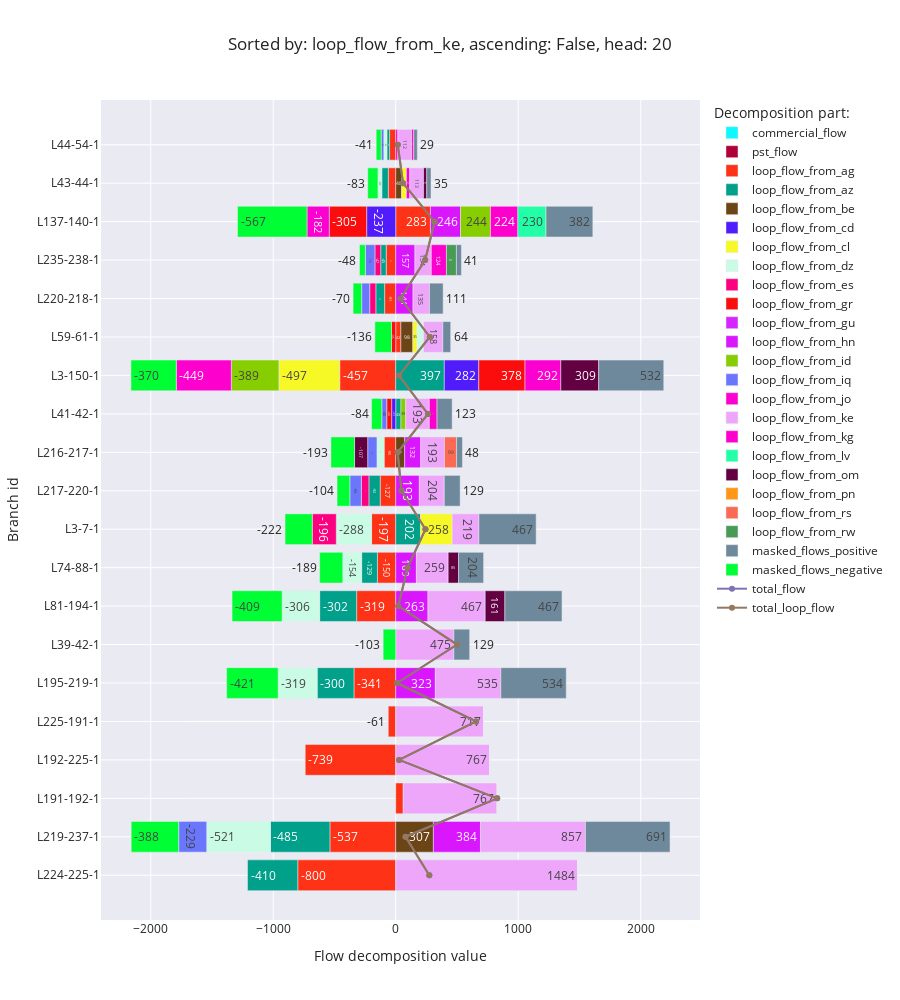

Write notebook code for a chart like this one.
### Code cell
flow_decomposition_bar_chart(f'loop_flow_from_{random.Random(42).choice(list(countries)).lower()}')

### Figure 1 — Plotly figure (JSON) as saved in the notebook; plotly's stock layout.template omitted (floating-point values rounded to 4 significant figures)
{"data": [{"alignmentgroup": "True", "hovertemplate": "Decomposition part:=commercial_flow<br>Flow decomposition value=%{x}<br>Branch id=%{y}<extra></extra>", "legendgroup": "commercial_flow", "marker": {"color": "#0DF9FF", "pattern": {"shape": ""}}, "name": "commercial_flow", "offsetgroup": "commercial_flow", "orientation": "h", "showlegend": true, "textposition": "auto", "texttemplate": "%{x:.0f}", "type": "bar", "x": [null, null, null, null, null, null, null, null, null, null, null, null, null, null, null, null, null, null, null, null], "xaxis": "x", "y": ["L224-225-1", "L219-237-1", "L191-192-1", "L192-225-1", "L225-191-1", "L195-219-1", "L39-42-1", "L81-194-1", "L74-88-1", "L3-7-1", "L217-220-1", "L216-217-1", "L41-42-1", "L3-150-1", "L59-61-1", "L220-218-1", "L235-238-1", "L137-140-1", "L43-44-1", "L44-54-1"], "yaxis": "y"}, {"alignmentgroup": "True", "hovertemplate": "Decomposition part:=pst_flow<br>Flow decomposition value=%{x}<br>Branch id=%{y}<extra></extra>", "legendgroup": "pst_flow", "marker": {"color": "#AF0038", "pattern": {"shape": ""}}, "name": "pst_flow", "offsetgroup": "pst_flow", "orientation": "h", "showlegend": true, "textposition": "auto", "texttemplate": "%{x:.0f}", "type": "bar", "x": [null, null, null, null, null, null, null, null, null, null, null, null, null, null, null, null, null, null, null, null], "xaxis": "x", "y": ["L224-225-1", "L219-237-1", "L191-192-1", "L192-225-1", "L225-191-1", "L195-219-1", "L39-42-1", "L81-194-1", "L74-88-1", "L3-7-1", "L217-220-1", "L216-217-1", "L41-42-1", "L3-150-1", "L59-61-1", "L220-218-1", "L235-238-1", "L137-140-1", "L43-44-1", "L44-54-1"], "yaxis": "y"}, {"alignmentgroup": "True", "hovertemplate": "Decomposition part:=loop_flow_from_ag<br>Flow decomposition value=%{x}<br>Branch id=%{y}<extra></extra>", "legendgroup": "loop_flow_from_ag", "marker": {"color": "#FD3216", "pattern": {"shape": ""}}, "name": "loop_flow_from_ag", "offsetgroup": "loop_flow_from_ag", "orientation": "h", "showlegend": true, "textposition": "auto", "texttemplate": "%{x:.0f}", "type": "bar", "x": [-800.0, -537.3, 61.02, -739.0, -61.02, -341.1, null, -319.2, -149.5, -197.3, -126.9, -94.68, null, -457.2, 42.04, -90.72, -77.49, 283.4, -60.6, -50.32], "xaxis": "x", "y": ["L224-225-1", "L219-237-1", "L191-192-1", "L192-225-1", "L225-191-1", "L195-219-1", "L39-42-1", "L81-194-1", "L74-88-1", "L3-7-1", "L217-220-1", "L216-217-1", "L41-42-1", "L3-150-1", "L59-61-1", "L220-218-1", "L235-238-1", "L137-140-1", "L43-44-1", "L44-54-1"], "yaxis": "y"}, {"alignmentgroup": "True", "hovertemplate": "Decomposition part:=loop_flow_from_az<br>Flow decomposition value=%{x}<br>Branch id=%{y}<extra></extra>", "legendgroup": "loop_flow_from_az", "marker": {"color": "#00A08B", "pattern": {"shape": ""}}, "name": "loop_flow_from_az", "offsetgroup": "loop_flow_from_az", "orientation": "h", "showlegend": true, "textposition": "auto", "texttemplate": "%{x:.0f}", "type": "bar", "x": [-410.0, -485.4, null, null, null, -300.4, null, -302.1, -128.9, 202.3, -92.29, null, 42.51, 396.5, null, -71.82, -45.04, null, -53.2, -21.79], "xaxis": "x", "y": ["L224-225-1", "L219-237-1", "L191-192-1", "L192-225-1", "L225-191-1", "L195-219-1", "L39-42-1", "L81-194-1", "L74-88-1", "L3-7-1", "L217-220-1", "L216-217-1", "L41-42-1", "L3-150-1", "L59-61-1", "L220-218-1", "L235-238-1", "L137-140-1", "L43-44-1", "L44-54-1"], "yaxis": "y"}, {"alignmentgroup": "True", "hovertemplate": "Decomposition part:=loop_flow_from_be<br>Flow decomposition value=%{x}<br>Branch id=%{y}<extra></extra>", "legendgroup": "loop_flow_from_be", "marker": {"color": "#6C4516", "pattern": {"shape": ""}}, "name": "loop_flow_from_be", "offsetgroup": "loop_flow_from_be", "orientation": "h", "showlegend": true, "textposition": "auto", "texttemplate": "%{x:.0f}", "type": "bar", "x": [null, 307.3, null, null, null, null, null, null, null, null, null, 73.05, null, null, 97.52, null, null, null, 48.19, null], "xaxis": "x", "y": ["L224-225-1", "L219-237-1", "L191-192-1", "L192-225-1", "L225-191-1", "L195-219-1", "L39-42-1", "L81-194-1", "L74-88-1", "L3-7-1", "L217-220-1", "L216-217-1", "L41-42-1", "L3-150-1", "L59-61-1", "L220-218-1", "L235-238-1", "L137-140-1", "L43-44-1", "L44-54-1"], "yaxis": "y"}, {"alignmentgroup": "True", "hovertemplate": "Decomposition part:=loop_flow_from_cd<br>Flow decomposition value=%{x}<br>Branch id=%{y}<extra></extra>", "legendgroup": "loop_flow_from_cd", "marker": {"color": "#511CFB", "pattern": {"shape": ""}}, "name": "loop_flow_from_cd", "offsetgroup": "loop_flow_from_cd", "orientation": "h", "showlegend": true, "textposition": "auto", "texttemplate": "%{x:.0f}", "type": "bar", "x": [null, null, null, null, null, null, null, null, null, null, null, null, -33.41, 281.5, null, null, null, -237.3, null, null], "xaxis": "x", "y": ["L224-225-1", "L219-237-1", "L191-192-1", "L192-225-1", "L225-191-1", "L195-219-1", "L39-42-1", "L81-194-1", "L74-88-1", "L3-7-1", "L217-220-1", "L216-217-1", "L41-42-1", "L3-150-1", "L59-61-1", "L220-218-1", "L235-238-1", "L137-140-1", "L43-44-1", "L44-54-1"], "yaxis": "y"}, {"alignmentgroup": "True", "hovertemplate": "Decomposition part:=loop_flow_from_cl<br>Flow decomposition value=%{x}<br>Branch id=%{y}<extra></extra>", "legendgroup": "loop_flow_from_cl", "marker": {"color": "#F6F926", "pattern": {"shape": ""}}, "name": "loop_flow_from_cl", "offsetgroup": "loop_flow_from_cl", "orientation": "h", "showlegend": true, "textposition": "auto", "texttemplate": "%{x:.0f}", "type": "bar", "x": [null, null, null, null, null, null, null, null, null, 258.2, null, null, null, -496.9, 34.81, null, null, null, 38.92, null], "xaxis": "x", "y": ["L224-225-1", "L219-237-1", "L191-192-1", "L192-225-1", "L225-191-1", "L195-219-1", "L39-42-1", "L81-194-1", "L74-88-1", "L3-7-1", "L217-220-1", "L216-217-1", "L41-42-1", "L3-150-1", "L59-61-1", "L220-218-1", "L235-238-1", "L137-140-1", "L43-44-1", "L44-54-1"], "yaxis": "y"}, {"alignmentgroup": "True", "hovertemplate": "Decomposition part:=loop_flow_from_dz<br>Flow decomposition value=%{x}<br>Branch id=%{y}<extra></extra>", "legendgroup": "loop_flow_from_dz", "marker": {"color": "#C9FBE5", "pattern": {"shape": ""}}, "name": "loop_flow_from_dz", "offsetgroup": "loop_flow_from_dz", "orientation": "h", "showlegend": true, "textposition": "auto", "texttemplate": "%{x:.0f}", "type": "bar", "x": [null, -520.6, null, null, null, -318.7, null, -306.5, -153.9, -288.2, null, -58.79, null, null, 52.44, null, null, null, -31.39, -25.31], "xaxis": "x", "y": ["L224-225-1", "L219-237-1", "L191-192-1", "L192-225-1", "L225-191-1", "L195-219-1", "L39-42-1", "L81-194-1", "L74-88-1", "L3-7-1", "L217-220-1", "L216-217-1", "L41-42-1", "L3-150-1", "L59-61-1", "L220-218-1", "L235-238-1", "L137-140-1", "L43-44-1", "L44-54-1"], "yaxis": "y"}, {"alignmentgroup": "True", "hovertemplate": "Decomposition part:=loop_flow_from_es<br>Flow decomposition value=%{x}<br>Branch id=%{y}<extra></extra>", "legendgroup": "loop_flow_from_es", "marker": {"color": "#FC0080", "pattern": {"shape": ""}}, "name": "loop_flow_from_es", "offsetgroup": "loop_flow_from_es", "orientation": "h", "showlegend": true, "textposition": "auto", "texttemplate": "%{x:.0f}", "type": "bar", "x": [null, null, null, null, null, null, null, null, null, -196.0, -61.72, null, null, null, null, -49.95, -47.28, null, null, null], "xaxis": "x", "y": ["L224-225-1", "L219-237-1", "L191-192-1", "L192-225-1", "L225-191-1", "L195-219-1", "L39-42-1", "L81-194-1", "L74-88-1", "L3-7-1", "L217-220-1", "L216-217-1", "L41-42-1", "L3-150-1", "L59-61-1", "L220-218-1", "L235-238-1", "L137-140-1", "L43-44-1", "L44-54-1"], "yaxis": "y"}, {"alignmentgroup": "True", "hovertemplate": "Decomposition part:=loop_flow_from_gr<br>Flow decomposition value=%{x}<br>Branch id=%{y}<extra></extra>", "legendgroup": "loop_flow_from_gr", "marker": {"color": "#FB0D0D", "pattern": {"shape": ""}}, "name": "loop_flow_from_gr", "offsetgroup": "loop_flow_from_gr", "orientation": "h", "showlegend": true, "textposition": "auto", "texttemplate": "%{x:.0f}", "type": "bar", "x": [null, null, null, null, null, null, null, null, null, null, null, null, -39.92, 377.5, -34.59, null, null, -305.3, null, null], "xaxis": "x", "y": ["L224-225-1", "L219-237-1", "L191-192-1", "L192-225-1", "L225-191-1", "L195-219-1", "L39-42-1", "L81-194-1", "L74-88-1", "L3-7-1", "L217-220-1", "L216-217-1", "L41-42-1", "L3-150-1", "L59-61-1", "L220-218-1", "L235-238-1", "L137-140-1", "L43-44-1", "L44-54-1"], "yaxis": "y"}, {"alignmentgroup": "True", "hovertemplate": "Decomposition part:=loop_flow_from_gu<br>Flow decomposition value=%{x}<br>Branch id=%{y}<extra></extra>", "legendgroup": "loop_flow_from_gu", "marker": {"color": "#D626FF", "pattern": {"shape": ""}}, "name": "loop_flow_from_gu", "offsetgroup": "loop_flow_from_gu", "orientation": "h", "showlegend": true, "textposition": "auto", "texttemplate": "%{x:.0f}", "type": "bar", "x": [null, null, null, null, null, null, null, null, null, null, null, null, null, null, null, null, null, null, null, null], "xaxis": "x", "y": ["L224-225-1", "L219-237-1", "L191-192-1", "L192-225-1", "L225-191-1", "L195-219-1", "L39-42-1", "L81-194-1", "L74-88-1", "L3-7-1", "L217-220-1", "L216-217-1", "L41-42-1", "L3-150-1", "L59-61-1", "L220-218-1", "L235-238-1", "L137-140-1", "L43-44-1", "L44-54-1"], "yaxis": "y"}, {"alignmentgroup": "True", "hovertemplate": "Decomposition part:=loop_flow_from_hn<br>Flow decomposition value=%{x}<br>Branch id=%{y}<extra></extra>", "legendgroup": "loop_flow_from_hn", "marker": {"color": "#DA16FF", "pattern": {"shape": ""}}, "name": "loop_flow_from_hn", "offsetgroup": "loop_flow_from_hn", "orientation": "h", "showlegend": true, "textposition": "auto", "texttemplate": "%{x:.0f}", "type": "bar", "x": [null, 384.3, null, null, null, 323.3, null, 263.1, 168.6, null, 192.6, 131.5, null, null, null, 140.9, 156.8, 245.8, null, null], "xaxis": "x", "y": ["L224-225-1", "L219-237-1", "L191-192-1", "L192-225-1", "L225-191-1", "L195-219-1", "L39-42-1", "L81-194-1", "L74-88-1", "L3-7-1", "L217-220-1", "L216-217-1", "L41-42-1", "L3-150-1", "L59-61-1", "L220-218-1", "L235-238-1", "L137-140-1", "L43-44-1", "L44-54-1"], "yaxis": "y"}, {"alignmentgroup": "True", "hovertemplate": "Decomposition part:=loop_flow_from_id<br>Flow decomposition value=%{x}<br>Branch id=%{y}<extra></extra>", "legendgroup": "loop_flow_from_id", "marker": {"color": "#86CE00", "pattern": {"shape": ""}}, "name": "loop_flow_from_id", "offsetgroup": "loop_flow_from_id", "orientation": "h", "showlegend": true, "textposition": "auto", "texttemplate": "%{x:.0f}", "type": "bar", "x": [null, null, null, null, null, null, null, null, null, null, null, null, 38.82, -388.6, null, null, null, 244.2, null, null], "xaxis": "x", "y": ["L224-225-1", "L219-237-1", "L191-192-1", "L192-225-1", "L225-191-1", "L195-219-1", "L39-42-1", "L81-194-1", "L74-88-1", "L3-7-1", "L217-220-1", "L216-217-1", "L41-42-1", "L3-150-1", "L59-61-1", "L220-218-1", "L235-238-1", "L137-140-1", "L43-44-1", "L44-54-1"], "yaxis": "y"}, {"alignmentgroup": "True", "hovertemplate": "Decomposition part:=loop_flow_from_iq<br>Flow decomposition value=%{x}<br>Branch id=%{y}<extra></extra>", "legendgroup": "loop_flow_from_iq", "marker": {"color": "#6A76FC", "pattern": {"shape": ""}}, "name": "loop_flow_from_iq", "offsetgroup": "loop_flow_from_iq", "orientation": "h", "showlegend": true, "textposition": "auto", "texttemplate": "%{x:.0f}", "type": "bar", "x": [null, -228.7, null, null, null, null, null, null, null, null, -93.91, -75.7, -40.48, null, null, -65.66, -78.14, null, null, -21.73], "xaxis": "x", "y": ["L224-225-1", "L219-237-1", "L191-192-1", "L192-225-1", "L225-191-1", "L195-219-1", "L39-42-1", "L81-194-1", "L74-88-1", "L3-7-1", "L217-220-1", "L216-217-1", "L41-42-1", "L3-150-1", "L59-61-1", "L220-218-1", "L235-238-1", "L137-140-1", "L43-44-1", "L44-54-1"], "yaxis": "y"}, {"alignmentgroup": "True", "hovertemplate": "Decomposition part:=loop_flow_from_jo<br>Flow decomposition value=%{x}<br>Branch id=%{y}<extra></extra>", "legendgroup": "loop_flow_from_jo", "marker": {"color": "#FB00D1", "pattern": {"shape": ""}}, "name": "loop_flow_from_jo", "offsetgroup": "loop_flow_from_jo", "orientation": "h", "showlegend": true, "textposition": "auto", "texttemplate": "%{x:.0f}", "type": "bar", "x": [null, null, null, null, null, null, null, null, null, null, null, null, null, 292.4, null, null, null, -181.7, 27.43, 17.41], "xaxis": "x", "y": ["L224-225-1", "L219-237-1", "L191-192-1", "L192-225-1", "L225-191-1", "L195-219-1", "L39-42-1", "L81-194-1", "L74-88-1", "L3-7-1", "L217-220-1", "L216-217-1", "L41-42-1", "L3-150-1", "L59-61-1", "L220-218-1", "L235-238-1", "L137-140-1", "L43-44-1", "L44-54-1"], "yaxis": "y"}, {"alignmentgroup": "True", "hovertemplate": "Decomposition part:=loop_flow_from_ke<br>Flow decomposition value=%{x}<br>Branch id=%{y}<extra></extra>", "legendgroup": "loop_flow_from_ke", "marker": {"color": "#EEA6FB", "pattern": {"shape": ""}}, "name": "loop_flow_from_ke", "offsetgroup": "loop_flow_from_ke", "orientation": "h", "showlegend": true, "textposition": "auto", "texttemplate": "%{x:.0f}", "type": "bar", "x": [1484.0, 857.1, 767.2, 767.2, 716.8, 535.0, 474.6, 467.3, 259.4, 218.8, 203.8, 193.4, 193.0, null, 158.0, 134.7, 133.6, null, 112.5, 112.5], "xaxis": "x", "y": ["L224-225-1", "L219-237-1", "L191-192-1", "L192-225-1", "L225-191-1", "L195-219-1", "L39-42-1", "L81-194-1", "L74-88-1", "L3-7-1", "L217-220-1", "L216-217-1", "L41-42-1", "L3-150-1", "L59-61-1", "L220-218-1", "L235-238-1", "L137-140-1", "L43-44-1", "L44-54-1"], "yaxis": "y"}, {"alignmentgroup": "True", "hovertemplate": "Decomposition part:=loop_flow_from_kg<br>Flow decomposition value=%{x}<br>Branch id=%{y}<extra></extra>", "legendgroup": "loop_flow_from_kg", "marker": {"color": "#FE00CE", "pattern": {"shape": ""}}, "name": "loop_flow_from_kg", "offsetgroup": "loop_flow_from_kg", "orientation": "h", "showlegend": true, "textposition": "auto", "texttemplate": "%{x:.0f}", "type": "bar", "x": [null, null, null, null, null, null, null, null, null, null, null, null, 63.05, -448.8, null, null, 123.7, 223.7, null, 16.85], "xaxis": "x", "y": ["L224-225-1", "L219-237-1", "L191-192-1", "L192-225-1", "L225-191-1", "L195-219-1", "L39-42-1", "L81-194-1", "L74-88-1", "L3-7-1", "L217-220-1", "L216-217-1", "L41-42-1", "L3-150-1", "L59-61-1", "L220-218-1", "L235-238-1", "L137-140-1", "L43-44-1", "L44-54-1"], "yaxis": "y"}, {"alignmentgroup": "True", "hovertemplate": "Decomposition part:=loop_flow_from_lv<br>Flow decomposition value=%{x}<br>Branch id=%{y}<extra></extra>", "legendgroup": "loop_flow_from_lv", "marker": {"color": "#22FFA7", "pattern": {"shape": ""}}, "name": "loop_flow_from_lv", "offsetgroup": "loop_flow_from_lv", "orientation": "h", "showlegend": true, "textposition": "auto", "texttemplate": "%{x:.0f}", "type": "bar", "x": [null, null, null, null, null, null, null, null, null, null, null, null, null, null, null, null, null, 230.0, null, null], "xaxis": "x", "y": ["L224-225-1", "L219-237-1", "L191-192-1", "L192-225-1", "L225-191-1", "L195-219-1", "L39-42-1", "L81-194-1", "L74-88-1", "L3-7-1", "L217-220-1", "L216-217-1", "L41-42-1", "L3-150-1", "L59-61-1", "L220-218-1", "L235-238-1", "L137-140-1", "L43-44-1", "L44-54-1"], "yaxis": "y"}, {"alignmentgroup": "True", "hovertemplate": "Decomposition part:=loop_flow_from_om<br>Flow decomposition value=%{x}<br>Branch id=%{y}<extra></extra>", "legendgroup": "loop_flow_from_om", "marker": {"color": "#620042", "pattern": {"shape": ""}}, "name": "loop_flow_from_om", "offsetgroup": "loop_flow_from_om", "orientation": "h", "showlegend": true, "textposition": "auto", "texttemplate": "%{x:.0f}", "type": "bar", "x": [null, null, null, null, null, null, null, 160.8, 84.96, null, null, -107.0, null, 308.7, null, null, null, null, 26.21, null], "xaxis": "x", "y": ["L224-225-1", "L219-237-1", "L191-192-1", "L192-225-1", "L225-191-1", "L195-219-1", "L39-42-1", "L81-194-1", "L74-88-1", "L3-7-1", "L217-220-1", "L216-217-1", "L41-42-1", "L3-150-1", "L59-61-1", "L220-218-1", "L235-238-1", "L137-140-1", "L43-44-1", "L44-54-1"], "yaxis": "y"}, {"alignmentgroup": "True", "hovertemplate": "Decomposition part:=loop_flow_from_pn<br>Flow decomposition value=%{x}<br>Branch id=%{y}<extra></extra>", "legendgroup": "loop_flow_from_pn", "marker": {"color": "#FF9616", "pattern": {"shape": ""}}, "name": "loop_flow_from_pn", "offsetgroup": "loop_flow_from_pn", "orientation": "h", "showlegend": true, "textposition": "auto", "texttemplate": "%{x:.0f}", "type": "bar", "x": [null, null, null, null, null, null, null, null, null, null, null, null, null, null, null, null, null, null, null, null], "xaxis": "x", "y": ["L224-225-1", "L219-237-1", "L191-192-1", "L192-225-1", "L225-191-1", "L195-219-1", "L39-42-1", "L81-194-1", "L74-88-1", "L3-7-1", "L217-220-1", "L216-217-1", "L41-42-1", "L3-150-1", "L59-61-1", "L220-218-1", "L235-238-1", "L137-140-1", "L43-44-1", "L44-54-1"], "yaxis": "y"}, {"alignmentgroup": "True", "hovertemplate": "Decomposition part:=loop_flow_from_rs<br>Flow decomposition value=%{x}<br>Branch id=%{y}<extra></extra>", "legendgroup": "loop_flow_from_rs", "marker": {"color": "#FC6955", "pattern": {"shape": ""}}, "name": "loop_flow_from_rs", "offsetgroup": "loop_flow_from_rs", "orientation": "h", "showlegend": true, "textposition": "auto", "texttemplate": "%{x:.0f}", "type": "bar", "x": [null, null, null, null, null, null, null, null, null, null, null, 99.06, null, null, null, null, null, null, null, null], "xaxis": "x", "y": ["L224-225-1", "L219-237-1", "L191-192-1", "L192-225-1", "L225-191-1", "L195-219-1", "L39-42-1", "L81-194-1", "L74-88-1", "L3-7-1", "L217-220-1", "L216-217-1", "L41-42-1", "L3-150-1", "L59-61-1", "L220-218-1", "L235-238-1", "L137-140-1", "L43-44-1", "L44-54-1"], "yaxis": "y"}, {"alignmentgroup": "True", "hovertemplate": "Decomposition part:=loop_flow_from_rw<br>Flow decomposition value=%{x}<br>Branch id=%{y}<extra></extra>", "legendgroup": "loop_flow_from_rw", "marker": {"color": "#479B55", "pattern": {"shape": ""}}, "name": "loop_flow_from_rw", "offsetgroup": "loop_flow_from_rw", "orientation": "h", "showlegend": true, "textposition": "auto", "texttemplate": "%{x:.0f}", "type": "bar", "x": [null, null, null, null, null, null, null, null, null, null, null, null, null, null, null, null, 81.25, null, null, null], "xaxis": "x", "y": ["L224-225-1", "L219-237-1", "L191-192-1", "L192-225-1", "L225-191-1", "L195-219-1", "L39-42-1", "L81-194-1", "L74-88-1", "L3-7-1", "L217-220-1", "L216-217-1", "L41-42-1", "L3-150-1", "L59-61-1", "L220-218-1", "L235-238-1", "L137-140-1", "L43-44-1", "L44-54-1"], "yaxis": "y"}, {"alignmentgroup": "True", "hovertemplate": "Decomposition part:=masked_flows_positive<br>Flow decomposition value=%{x}<br>Branch id=%{y}<extra></extra>", "legendgroup": "masked_flows_positive", "marker": {"color": "#6E899C", "pattern": {"shape": ""}}, "name": "masked_flows_positive", "offsetgroup": "masked_flows_positive", "orientation": "h", "showlegend": true, "textposition": "auto", "texttemplate": "%{x:.0f}", "type": "bar", "x": [0, 690.8, 0, 0, 0, 533.9, 128.9, 466.5, 204.3, 467.0, 129.4, 47.64, 123.2, 531.6, 63.8, 111.4, 41.02, 382.1, 34.94, 29.39], "xaxis": "x", "y": ["L224-225-1", "L219-237-1", "L191-192-1", "L192-225-1", "L225-191-1", "L195-219-1", "L39-42-1", "L81-194-1", "L74-88-1", "L3-7-1", "L217-220-1", "L216-217-1", "L41-42-1", "L3-150-1", "L59-61-1", "L220-218-1", "L235-238-1", "L137-140-1", "L43-44-1", "L44-54-1"], "yaxis": "y"}, {"alignmentgroup": "True", "hovertemplate": "Decomposition part:=masked_flows_negative<br>Flow decomposition value=%{x}<br>Branch id=%{y}<extra></extra>", "legendgroup": "masked_flows_negative", "marker": {"color": "#00FE35", "pattern": {"shape": ""}}, "name": "masked_flows_negative", "offsetgroup": "masked_flows_negative", "orientation": "h", "showlegend": true, "textposition": "auto", "texttemplate": "%{x:.0f}", "type": "bar", "x": [0, -387.8, 0, 0, 0, -420.7, -102.7, -408.7, -188.7, -222.3, -104.3, -192.8, -83.58, -370.2, -135.7, -69.93, -47.99, -567.4, -83.38, -40.5], "xaxis": "x", "y": ["L224-225-1", "L219-237-1", "L191-192-1", "L192-225-1", "L225-191-1", "L195-219-1", "L39-42-1", "L81-194-1", "L74-88-1", "L3-7-1", "L217-220-1", "L216-217-1", "L41-42-1", "L3-150-1", "L59-61-1", "L220-218-1", "L235-238-1", "L137-140-1", "L43-44-1", "L44-54-1"], "yaxis": "y"}, {"mode": "lines+markers", "name": "total_flow", "type": "scatter", "x": [274.0, 79.8, 828.2, 28.17, 655.8, 11.34, 500.8, 21.22, 96.35, 242.7, 46.72, 15.64, 263.1, 26.47, 278.3, 38.97, 240.4, 317.5, 59.63, 16.47], "y": ["L224-225-1", "L219-237-1", "L191-192-1", "L192-225-1", "L225-191-1", "L195-219-1", "L39-42-1", "L81-194-1", "L74-88-1", "L3-7-1", "L217-220-1", "L216-217-1", "L41-42-1", "L3-150-1", "L59-61-1", "L220-218-1", "L235-238-1", "L137-140-1", "L43-44-1", "L44-54-1"]}, {"mode": "lines+markers", "name": "total_loop_flow", "type": "scatter", "x": [274.0, 79.8, 828.2, 28.17, 655.8, 11.34, 500.8, 21.22, 96.35, 242.7, 46.72, 15.64, 263.1, 26.47, 278.3, 38.97, 240.4, 317.5, 59.63, 16.47], "y": ["L224-225-1", "L219-237-1", "L191-192-1", "L192-225-1", "L225-191-1", "L195-219-1", "L39-42-1", "L81-194-1", "L74-88-1", "L3-7-1", "L217-220-1", "L216-217-1", "L41-42-1", "L3-150-1", "L59-61-1", "L220-218-1", "L235-238-1", "L137-140-1", "L43-44-1", "L44-54-1"]}], "layout": {"barmode": "relative", "height": 1000, "legend": {"title": {"text": "Decomposition part:"}, "tracegroupgap": 0}, "title": {"text": "Sorted by: loop_flow_from_ke, ascending: False, head: 20"}, "xaxis": {"anchor": "y", "domain": [0, 1], "title": {"text": "Flow decomposition value"}}, "yaxis": {"anchor": "x", "domain": [0, 1], "title": {"text": "Branch id"}}}}
